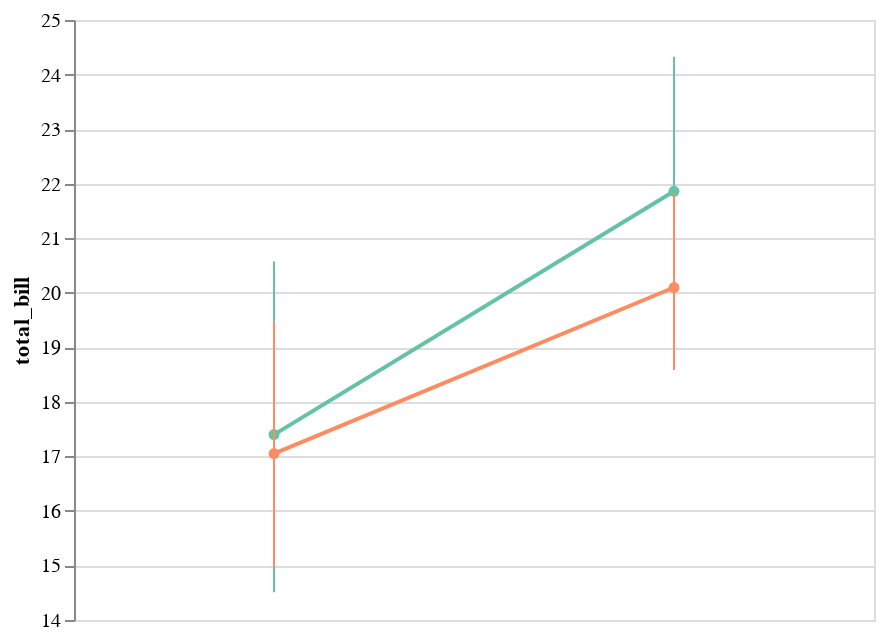

The notebook cell saved with this chart:
### Code cell
display(salt.pointplot(x="time", y="total_bill", hue="smoker", data=tips, palette="Set2"))
ax = sns.pointplot(x="time", y="total_bill", hue="smoker", data=tips, palette="Set2")

### Figure 1 — Vega-Lite specification as saved in the notebook (floating-point values rounded to 4 significant figures)
{"$schema": "https://vega.github.io/schema/vega-lite/v2.4.1.json", "config": {"view": {"height": 300, "width": 400}}, "data": {"values": [{"c": "rgb(102.0, 194.0, 165.0)", "ci0": 14.51, "ci1": 20.57, "smoker": "Yes", "time": "Lunch", "total_bill": 17.4}, {"c": "rgb(252.0, 141.0, 98.0)", "ci0": 14.96, "ci1": 19.47, "smoker": "No", "time": "Lunch", "total_bill": 17.05}, {"c": "rgb(102.0, 194.0, 165.0)", "ci0": 19.59, "ci1": 24.33, "smoker": "Yes", "time": "Dinner", "total_bill": 21.86}, {"c": "rgb(252.0, 141.0, 98.0)", "ci0": 18.58, "ci1": 21.82, "smoker": "No", "time": "Dinner", "total_bill": 20.1}]}, "layer": [{"encoding": {"color": {"field": "c", "scale": null, "type": "nominal"}, "x": {"axis": {"title": "time"}, "field": "time", "sort": null, "type": "nominal"}, "y": {"axis": {"title": "total_bill"}, "field": "total_bill", "scale": {"zero": false}, "type": "quantitative"}}, "mark": {"point": true, "type": "line"}, "selection": {"selector008": {"bind": "scales", "encodings": ["x", "y"], "mark": {"fill": "#333", "fillOpacity": 0.125, "stroke": "white"}, "on": "[mousedown, window:mouseup] > window:mousemove!", "resolve": "global", "translate": "[mousedown, window:mouseup] > window:mousemove!", "type": "interval", "zoom": "wheel!"}}}, {"encoding": {"color": {"field": "c", "scale": null, "type": "nominal"}, "x": {"axis": null, "field": "time", "sort": null, "type": "nominal"}, "y": {"field": "ci0", "type": "quantitative"}, "y2": {"field": "ci1", "type": "quantitative"}}, "mark": "rule"}]}
